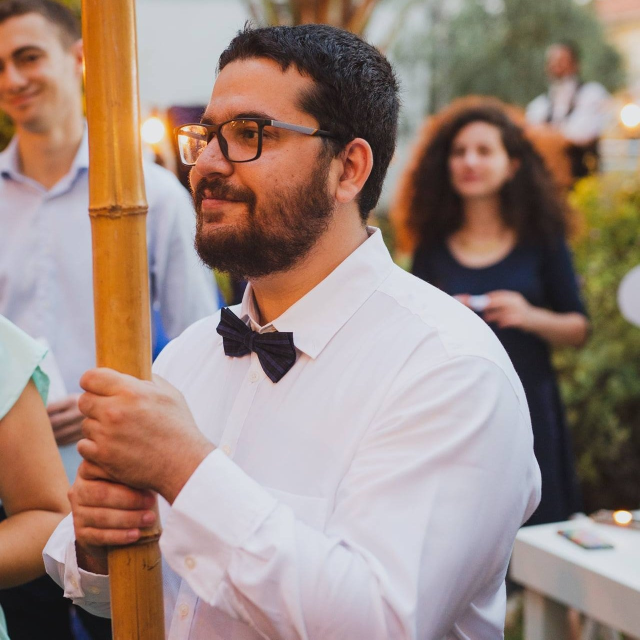
#> input picture 1.jpg, 1279 x 1279 px (shown at 1/2 size)
$ python cli.py 1.jpg
#> lines starting #> are read from the running program, lines starting #| are printed output that depends on the picture
### utils.py
from __future__ import annotations

from base64 import b64encode
from dataclasses import dataclass
from pathlib import Path

import cv2
import numpy as np


SUPPORTED_INPUT_EXTENSIONS = {"jpg", "jpeg", "png"}
SUPPORTED_OUTPUT_FORMATS = {
    "jpg": {"extension": ".jpg", "encode_extension": ".jpg", "mimetype": "image/jpeg"},
    "png": {"extension": ".png", "encode_extension": ".png", "mimetype": "image/png"},
}


class ValidationError(ValueError):
    def __init__(self, message: str):
        super().__init__(message)
        self.message = message


@dataclass(frozen=True, slots=True)
class SketchOptions:
    scale_percent: int = 60
    blur_size: int = 15
    sharpen_amount: float = 1.0
    contrast: float = 1.0
    brightness: int = 0
    output_format: str = "jpg"


def dodge_v2(image: np.ndarray, mask: np.ndarray) -> np.ndarray:
    return cv2.divide(image, 255 - mask, scale=256)


def normalize_output_format(output_format: str) -> str:
#> in pic_to_sketch, image is the input picture: shape (1279, 1279, 3); mean B, G, R 125.6, 135.5, 157.5
    normalized = (output_format or "jpg").strip().lower()
    if normalized not in SUPPORTED_OUTPUT_FORMATS:
        raise ValidationError("Output format must be jpg or png.")
    return normalized


def normalize_blur_size(blur_size: int) -> int:
    if blur_size < 1:
        raise ValidationError("Blur size must be at least 1.")
    return blur_size if blur_size % 2 == 1 else blur_size + 1


def is_supported_extension(filename: str, allowed_extensions: set[str] | tuple[str, ...]) -> bool:
    extension = Path(filename).suffix.lower().lstrip(".")
    return extension in {value.lower() for value in allowed_extensions}


# [8 lines left out: function _decode_image, not called in this run]


def _sharpen_kernel(amount: float) -> np.ndarray:
    # The negative edge weights balance the larger center weight so the kernel still sums to 1.
    return np.array(
        [[0.0, -amount, 0.0], [-amount, 1.0 + (4.0 * amount), -amount], [0.0, -amount, 0.0]],
        dtype=np.float32,
    )


def _scaled_dimension(original_size: int, scale_percent: int) -> int:
    return max(1, int(original_size * scale_percent / 100))


def create_sketch(image: np.ndarray, options: SketchOptions) -> np.ndarray:
    if image is None or image.size == 0:
        raise ValidationError("Image data is missing.")

    scale_percent = max(10, min(100, int(options.scale_percent)))
    width = _scaled_dimension(image.shape[1], scale_percent)
#> width = 767
    height = _scaled_dimension(image.shape[0], scale_percent)
#> height = 767
    resized = cv2.resize(image, (width, height), interpolation=cv2.INTER_AREA)
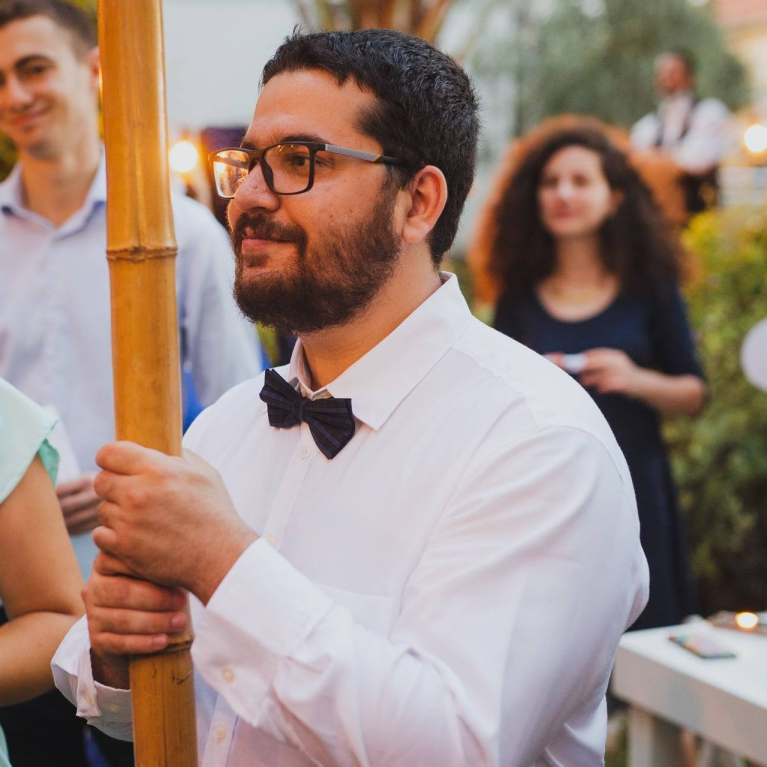
#> resized: shape (767, 767, 3); mean B, G, R 125.6, 135.5, 157.5

    if options.sharpen_amount > 0:
        resized = cv2.filter2D(resized, -1, _sharpen_kernel(float(options.sharpen_amount)))

    gray = cv2.cvtColor(resized, cv2.COLOR_BGR2GRAY)
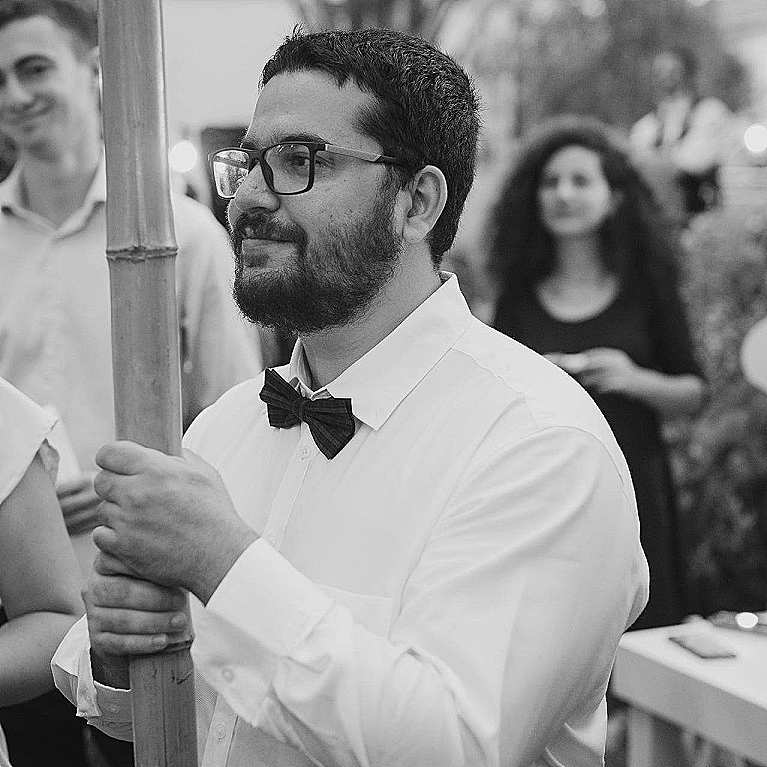
#> gray: shape (767, 767); min 0, max 255, mean 141
    gray = cv2.convertScaleAbs(gray, alpha=float(options.contrast), beta=int(options.brightness))
    inverted = 255 - gray
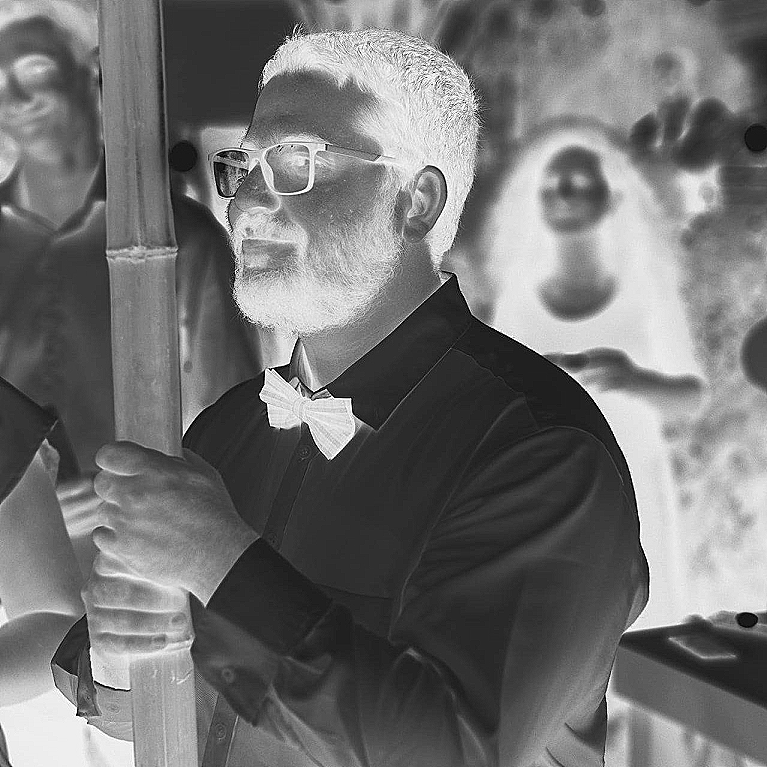
#> inverted: shape (767, 767); min 0, max 255, mean 114
    blur_size = normalize_blur_size(int(options.blur_size))
    blurred = cv2.GaussianBlur(inverted, ksize=(blur_size, blur_size), sigmaX=0, sigmaY=0)
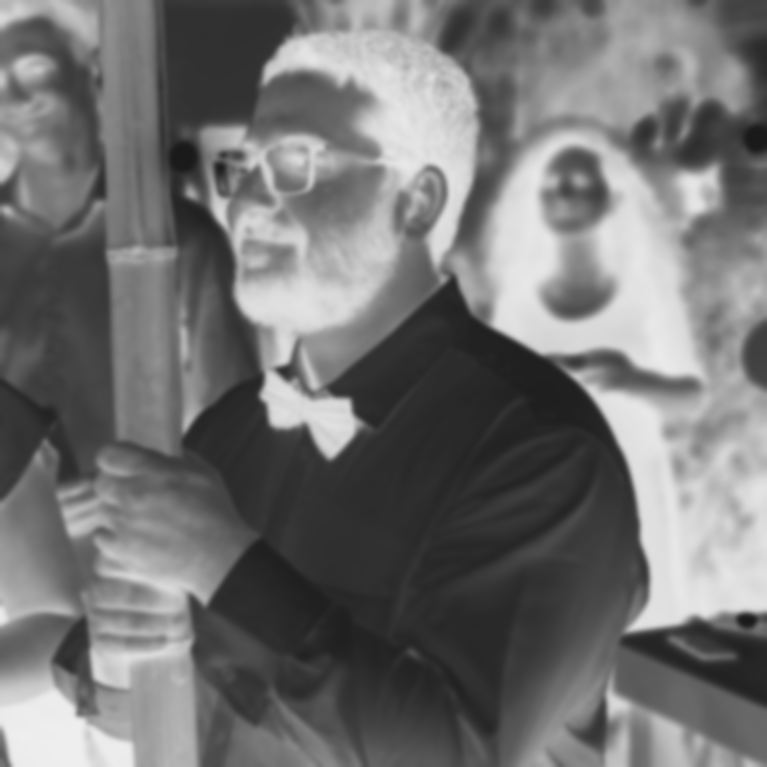
#> blurred: shape (767, 767); min 26, max 238, mean 114
    return dodge_v2(gray, blurred)
#> in dodge_v2, `return cv2.divide(image, 255 - mask, scale=256)`:
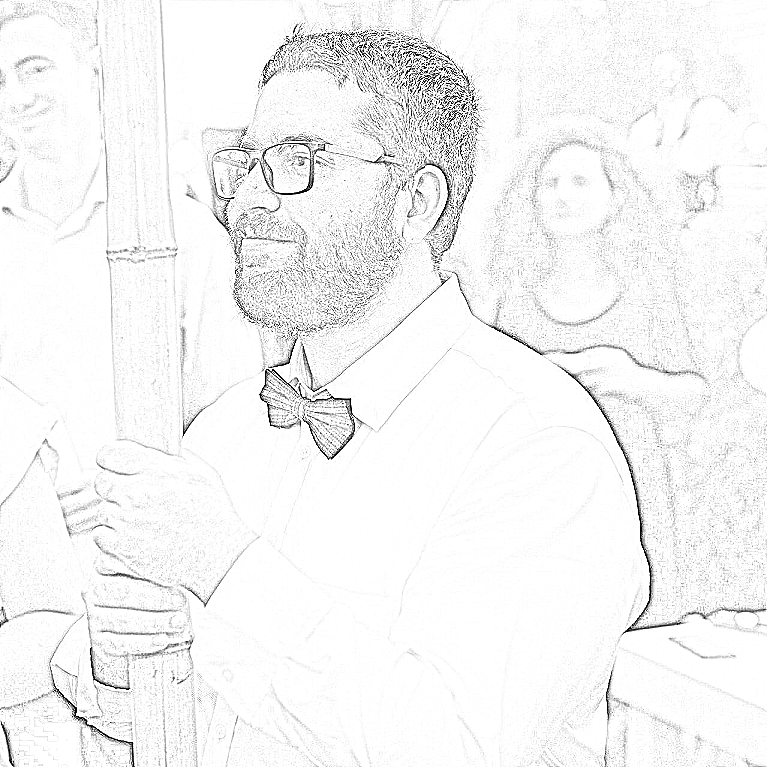
#> returned value: shape (767, 767); min 0, max 255, mean 244.5


def encode_image(image: np.ndarray, output_format: str) -> tuple[bytes, str]:
    normalized_output_format = normalize_output_format(output_format)
    format_details = SUPPORTED_OUTPUT_FORMATS[normalized_output_format]
    success, encoded_image = cv2.imencode(format_details["encode_extension"], image)
    if not success:
        raise ValidationError("Unable to encode the converted sketch.")
    return encoded_image.tobytes(), format_details["mimetype"]


# [8 lines left out: function convert_image_bytes_to_sketch, not called in this run]


def build_data_uri(image_bytes: bytes, mimetype: str) -> str:
    return f"data:{mimetype};base64,{b64encode(image_bytes).decode('ascii')}"


def pic_to_sketch(file_path: str | Path, options: SketchOptions | None = None) -> np.ndarray:
    source_path = Path(file_path)
    image = cv2.imread(str(source_path))
    if image is None:
        raise ValidationError(f"Unable to read image: {source_path}")
    return create_sketch(image, options or SketchOptions())


def convert_pic_to_sketch(
    file_path: str | Path,
    output_path: str | Path | None = None,
    options: SketchOptions | None = None,
) -> Path:
    sketch_options = options or SketchOptions()
    source_path = Path(file_path)
    normalized_output_format = normalize_output_format(sketch_options.output_format)
    output_extension = SUPPORTED_OUTPUT_FORMATS[normalized_output_format]["extension"]
    target_path = (
        Path(output_path)
        if output_path
        else source_path.with_name(f"{source_path.stem}-sketch{output_extension}")
    )
    sketch = pic_to_sketch(source_path, sketch_options)
    encoded_image, _ = encode_image(sketch, sketch_options.output_format)
    target_path.write_bytes(encoded_image)
    return target_path


# [4 lines that do not run on import are left out]

### cli.py
from __future__ import annotations

import argparse
from pathlib import Path

from utils import SketchOptions, convert_pic_to_sketch, normalize_output_format


def build_parser() -> argparse.ArgumentParser:
    parser = argparse.ArgumentParser(description="Convert one or more images into sketch-style outputs.")
    parser.add_argument("inputs", nargs="+", help="One or more input image files.")
    parser.add_argument(
        "--output-dir",
        default="outputs",
        help="Directory for converted files when processing one or more inputs.",
    )
    parser.add_argument("--scale-percent", type=int, default=60, help="Resize percentage between 10 and 100.")
    parser.add_argument("--blur-size", type=int, default=15, help="Gaussian blur size between 1 and 51.")
    parser.add_argument("--sharpen-amount", type=float, default=1.0, help="Sharpen amount between 0 and 5.")
    parser.add_argument("--contrast", type=float, default=1.0, help="Grayscale contrast between 0.5 and 3.")
    parser.add_argument("--brightness", type=int, default=0, help="Grayscale brightness between -100 and 100.")
    parser.add_argument("--output-format", default="jpg", help="Output format: jpg or png.")
    return parser


def main() -> int:
    parser = build_parser()
    args = parser.parse_args()

    output_dir = Path(args.output_dir)
    output_dir.mkdir(parents=True, exist_ok=True)

    options = SketchOptions(
        scale_percent=args.scale_percent,
        blur_size=args.blur_size,
        sharpen_amount=args.sharpen_amount,
        contrast=args.contrast,
        brightness=args.brightness,
        output_format=normalize_output_format(args.output_format),
    )

    for raw_input in args.inputs:
        source_path = Path(raw_input)
        target_path = output_dir / f"{source_path.stem}-sketch.{options.output_format}"
        convert_pic_to_sketch(source_path, target_path, options)
        print(target_path)

    return 0


if __name__ == "__main__":
    raise SystemExit(main())
#> (the program exits here)

$ run again, on 3.jpeg
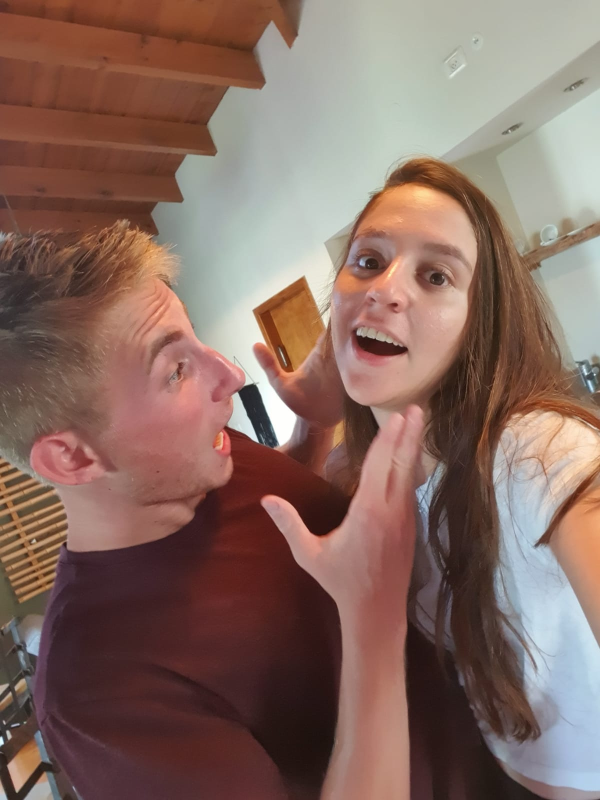
#> input picture 3.jpeg, 1200 x 1600 px (shown at 1/2 size)
#> in pic_to_sketch, image is the input picture: shape (1600, 1200, 3); mean B, G, R 97.7, 107.1, 134.7
#> in create_sketch, `blurred = cv2.GaussianBlur(inverted, ksize=(blur_size, blur_size), sig..`:
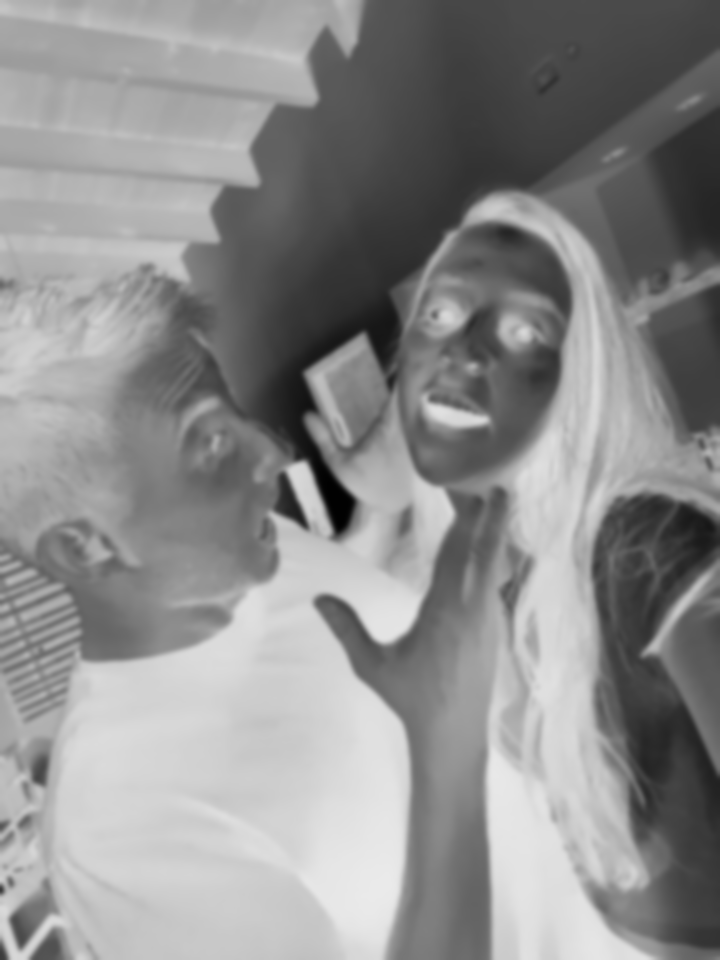
#> blurred: shape (960, 720); min 1, max 234, mean 140.7
#> in dodge_v2, `return cv2.divide(image, 255 - mask, scale=256)`:
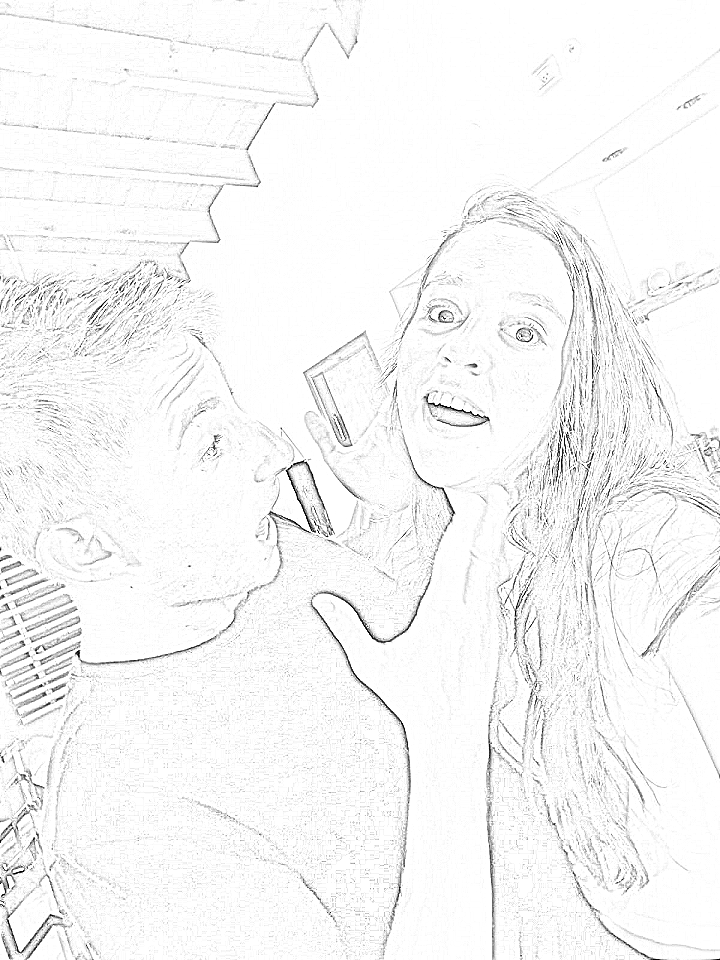
#> returned value: shape (960, 720); min 0, max 255, mean 246
